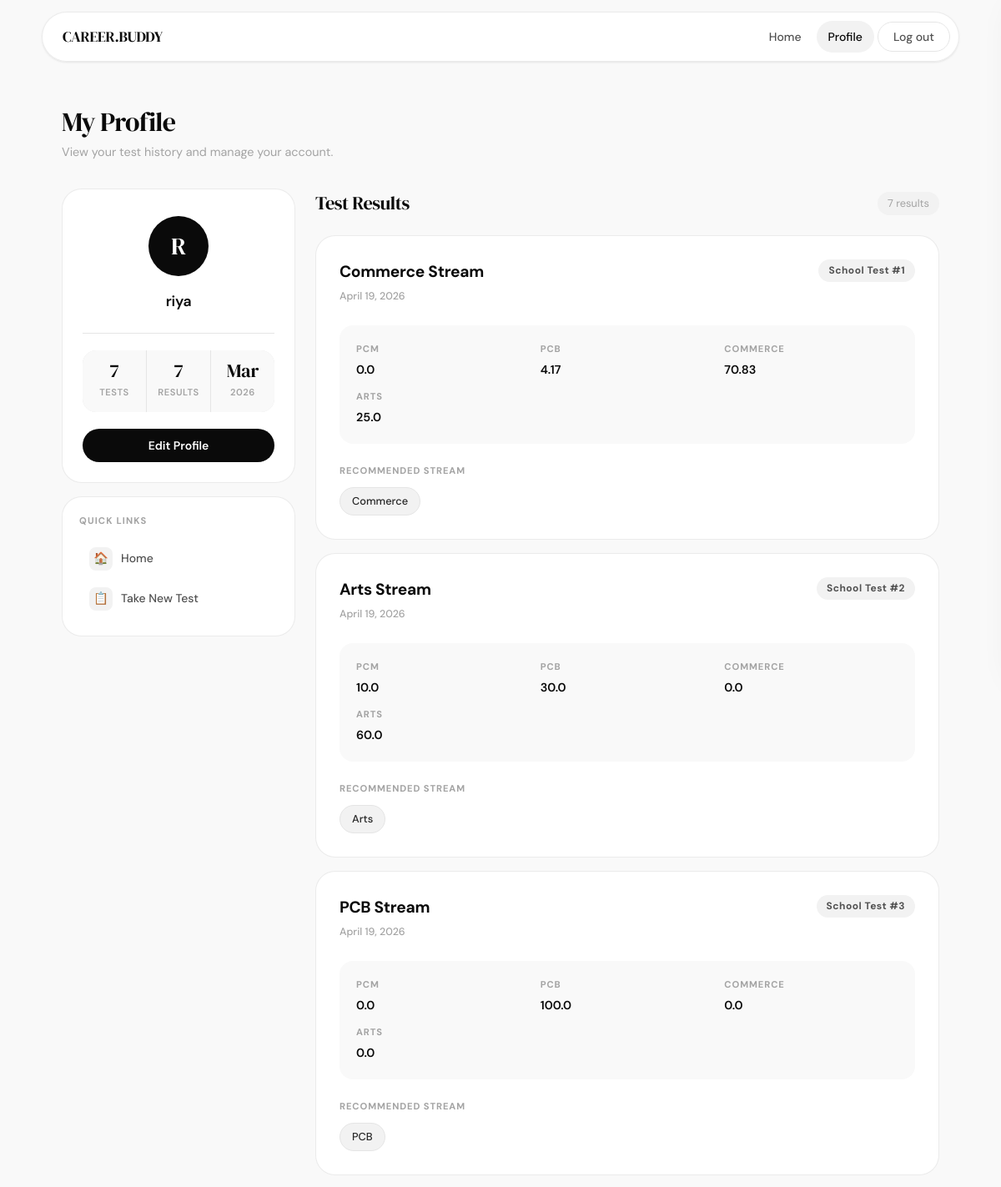
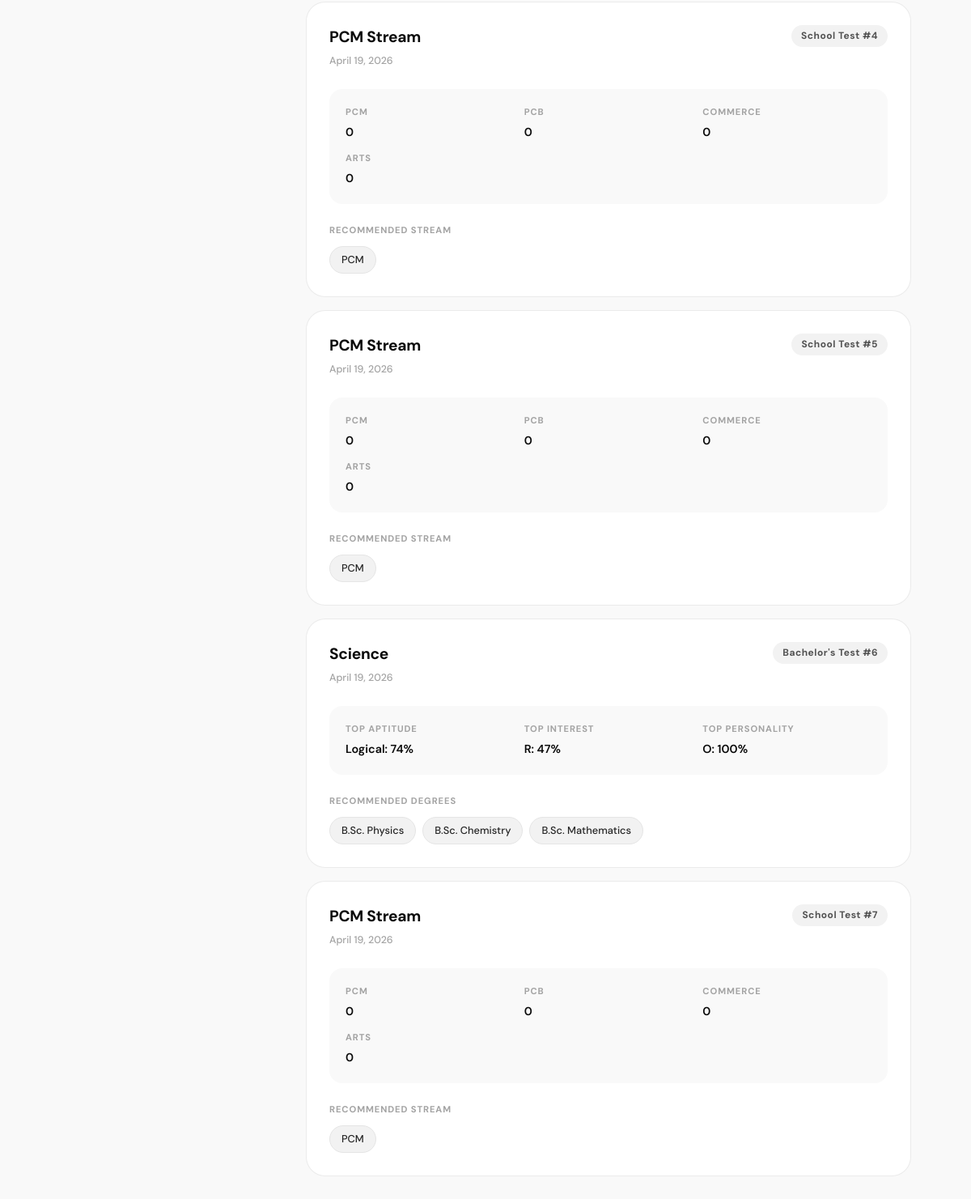
The app's page /profile/ (signed in) with its own data (2 pictures, top to bottom).
### core/models.py (models this page shows, shortened)
class SchoolResult(models.Model):
    session = models.OneToOneField(TestSession, on_delete=models.CASCADE, related_name='school_result')
    trait_scores = models.JSONField(default=dict)
    mcq_score = models.IntegerField(default=0)  # Score out of 100
    mcq_percentage = models.FloatField(default=0.0)  # Percentage score
    recommended_stream = models.CharField(max_length=50)
    ai_guidance = models.JSONField(default=dict)
    created_at = models.DateTimeField(auto_now_add=True)

class TestSession(models.Model):
    user = models.ForeignKey(User, on_delete=models.CASCADE, null=True, blank=True)
    session_id = models.CharField(max_length=100, unique=True, default=uuid.uuid4)
    current_step = models.IntegerField(default=1)  # 1-4: aptitude, interest, personality, result
    is_completed = models.BooleanField(default=False)
    created_at = models.DateTimeField(auto_now_add=True)
    updated_at = models.DateTimeField(auto_now=True)

class Result(models.Model):
    session = models.OneToOneField(TestSession, on_delete=models.CASCADE, related_name='result')
    aptitude_scores = models.JSONField(default=dict)
    interest_scores = models.JSONField(default=dict)
    personality_scores = models.JSONField(default=dict)
    top_domain = models.CharField(max_length=50)
    recommended_degrees = models.JSONField(default=list)
    ai_guidance = models.JSONField(default=dict)
    created_at = models.DateTimeField(auto_now_add=True)

### core/views.py (the view, shortened to what this page needs)
# urls.py: path('profile/', views.ProfileView.as_view(), name='profile'),
@method_decorator(login_required, name='dispatch')
class ProfileView(View):
    def get(self, request):
        user = request.user
        sessions = TestSession.objects.filter(user=user).order_by('-created_at')
        results = []
        for session in sessions:
            if hasattr(session, 'result'):
                results.append({
                    'session_id': session.session_id,
                    'created_at': session.created_at,
                    'completed_at': session.updated_at,
                    'test_type': 'bachelors',
                    'top_domain': session.result.top_domain,
                    'recommended_degrees': session.result.recommended_degrees,
                    'aptitude_scores': session.result.aptitude_scores,
                    'interest_scores': session.result.interest_scores,
                    'personality_scores': session.result.personality_scores,
                    'ai_guidance': session.result.ai_guidance
                })
            elif hasattr(session, 'school_result'):
                results.append({
                    'session_id': session.session_id,
                    'created_at': session.created_at,
                    'completed_at': session.updated_at,
                    'test_type': 'school',
                    'recommended_stream': session.school_result.recommended_stream,
                    'trait_scores': session.school_result.trait_scores,
                    'ai_guidance': session.school_result.ai_guidance
                })
        context = {
            'user': user,
            'results': results,
            'total_tests': len(results)
        }
        return render(request, 'core/profile.html', context)

### core/templates/core/profile.html (shortened to what this page needs)
<!DOCTYPE html>
<html lang="en">
<head>
</head>
<body>
    <header class="header">
        <div class="header-container">
            <div class="logo">CAREER.BUDDY</div>
            <nav class="nav-links">
                <a href="/">Home</a>
                <a href="/profile/" class="active">Profile</a>
                <button class="logout-btn" onclick="handleLogout()">Log out</button>
            </nav>
        </div>
    </header>
    <div class="page-wrap">
        <div class="page-heading">
            <h1>My Profile</h1>
            <p>View your test history and manage your account.</p>
        </div>
        <div class="profile-layout">
            <aside class="sidebar">
                <div class="card profile-card">
                    <div class="avatar" id="user-avatar">{{ user.first_name.0|default:user.username.0|upper }}</div>
                    <div class="profile-name" id="profile-name">{{ user.get_full_name|default:user.username }}</div>
                    <div class="divider"></div>
                    <div class="stats-grid" style="margin-bottom: 20px;">
                        <div class="stat-item">
                            <span class="stat-number">{{ total_tests }}</span>
                            <span class="stat-label">Tests</span>
                        </div>
                        <div class="stat-item">
                            <span class="stat-number">{{ results|length }}</span>
                            <span class="stat-label">Results</span>
                        </div>
                        <div class="stat-item">
                            <span class="stat-number">{{ user.date_joined|date:"M" }}</span>
                            <span class="stat-label">{{ user.date_joined|date:"Y" }}</span>
                        </div>
                    </div>
                    <button class="edit-profile-btn" onclick="openEditModal()">Edit Profile</button>
                </div>
                <div class="card quick-card">
                    <div class="quick-label">Quick Links</div>
                    <a href="/" class="quick-link">
                        <span class="quick-link-icon">🏠</span>
                        Home
                    </a>
                    <a href="/" class="quick-link">
                        <span class="quick-link-icon">📋</span>
                        Take New Test
                    </a>
                </div>
            </aside>
            <div class="results-col">
                <div class="results-header">
                    <h2>Test Results</h2>
                    <span class="results-count">{{ results|length }} result{% if results|length != 1 %}s{% endif %}</span>
                </div>
                {% if results %}
                    {% for result in results %}
                    <div class="result-card">
                        <div class="result-top">
                            <div class="result-domain-wrap">
                                {% if result.test_type == 'school' %}
                                    <div class="result-domain">{{ result.recommended_stream }} Stream</div>
                                {% else %}
                                    <div class="result-domain">{{ result.top_domain|title }}</div>
                                {% endif %}
                                <div class="result-date">{{ result.completed_at|date:"F d, Y" }}</div>
                            </div>
                            <span class="result-index-badge">
                                {% if result.test_type == 'school' %}
                                    School Test #{{ forloop.counter }}
                                {% else %}
                                    Bachelor's Test #{{ forloop.counter }}
                                {% endif %}
                            </span>
                        </div>
                        <div class="result-scores">
                            {% if result.test_type == 'school' %}
                                {% for trait, score in result.trait_scores.items %}
                                    <div class="score-category">
                                        <span class="score-label">{{ trait|title }}</span>
                                        <span class="score-value">{{ score }}</span>
                                    </div>
                                {% endfor %}
                            {% else %}
                                <div class="score-category">
                                    <span class="score-label">Top Aptitude</span>
                                    <span class="score-value">
                                        {% for trait, score in result.aptitude_scores.items %}
                                            {% if forloop.counter0 == 0 %}{{ trait|title }}: {{ score|floatformat:0 }}%{% endif %}
                                        {% endfor %}
                                    </span>
                                </div>
                                <div class="score-category">
                                    <span class="score-label">Top Interest</span>
                                    <span class="score-value">
                                        {% for trait, score in result.interest_scores.items %}
                                            {% if forloop.counter0 == 0 %}{{ trait }}: {{ score|floatformat:0 }}%{% endif %}
                                        {% endfor %}
                                    </span>
                                </div>
                                <div class="score-category">
                                    <span class="score-label">Top Personality</span>
                                    <span class="score-value">
                                        {% for trait, score in result.personality_scores.items %}
                                            {% if forloop.counter0 == 0 %}{{ trait }}: {{ score|floatformat:0 }}%{% endif %}
                                        {% endfor %}
                                    </span>
                                </div>
                            {% endif %}
                        </div>
                        {% if result.test_type == 'school' %}
                            <div class="recommended-degrees">
                                <div class="degrees-title">Recommended Stream</div>
                                <div class="degree-tags">
                                    <span class="degree-tag">{{ result.recommended_stream }}</span>
                                </div>
                            </div>
                        {% else %}
                            <div class="recommended-degrees">
                                <div class="degrees-title">Recommended Degrees</div>
                                <div class="degree-tags">
                                    {% for degree in result.recommended_degrees %}
                                        <span class="degree-tag">{{ degree }}</span>
                                    {% endfor %}
                                </div>
                            </div>
                        {% endif %}
                    </div>
                    {% endfor %}
                {% endif %}
            </div>
        </div>
    </div>
</body>
</html>

### records on screen
SchoolResult: recommended_stream "Commerce", recommended_stream "COMMERCE", score "70.83", recommended_stream "Commerce", score "0.0", score "0"
TestSession: completed_at "April 19, 2026"
SchoolResult: recommended_stream "PCM", mcq_percentage "0.0", mcq_score "0", recommended_stream "PCM", recommended_stream "PCM"
SchoolResult: recommended_stream "PCB", score "4.17", score "30.0", recommended_stream "PCB", score "100.0", recommended_stream "PCB", score "0"
SchoolResult: recommended_stream "ARTS", score "25.0", recommended_stream "Arts", score "60.0", recommended_stream "Arts", score "0.0", score "0"
TestSession: completed_at "April 19, 2026"
TestSession: completed_at "April 19, 2026"
SchoolResult: recommended_stream "PCM", recommended_stream "PCM"
TestSession: completed_at "April 19, 2026"
SchoolResult: recommended_stream "PCM", recommended_stream "PCM"
TestSession: completed_at "April 19, 2026"
Result: top_domain "Science"
TestSession: completed_at "April 19, 2026"
TestSession: completed_at "April 19, 2026"

### other values on screen
{{ user.first_name.0|default:user.username.0|upper }} "R"
{{ user.get_full_name|default:user.username }} "riya"
{{ total_tests }} "7"
{{ results|length }} "7"
{{ user.date_joined|date:"M" }} "Mar"
{{ user.date_joined|date:"Y" }} "2026"
{{ trait|title }} "PCM"
{{ score }} "10.0"
{{ trait|title }} "Logical"
{{ score|floatformat:0 }} "74"
{{ trait }} "R"
{{ score|floatformat:0 }} "47"
{{ trait }} "O"
{{ score|floatformat:0 }} "100"
{{ degree }} "B.Sc. Physics" "B.Sc. Chemistry" "B.Sc. Mathematics"
